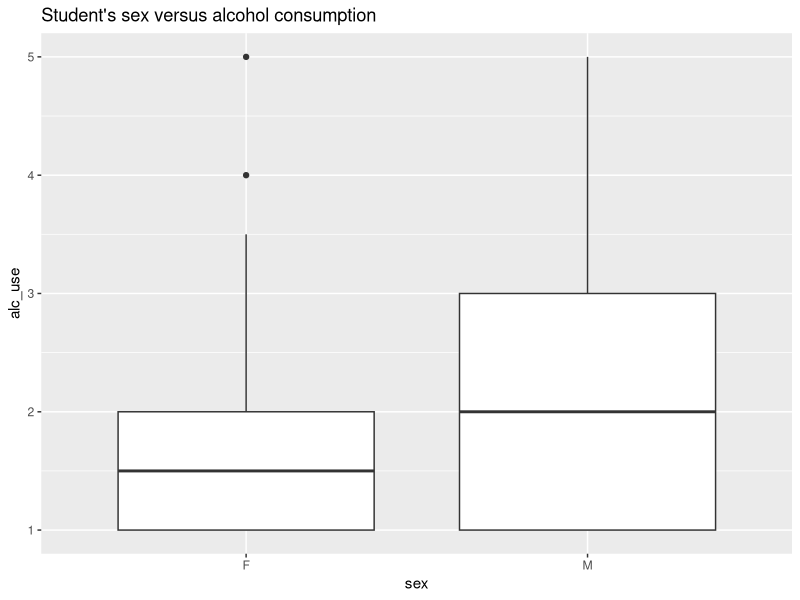

Reproduce this figure in R.
## ---- chunk 1
alc <- read.table("Data/alc.txt")
colnames(alc)
## ---- chunk 2
library(ggplot2)
library(dplyr)
## ---- chunk 3
# Explore relationship between sex and alcohol consumption:
g1 <- ggplot(alc, aes(x = sex, y = alc_use))
g1 + geom_boxplot() + ggtitle("Student's sex versus alcohol consumption")
